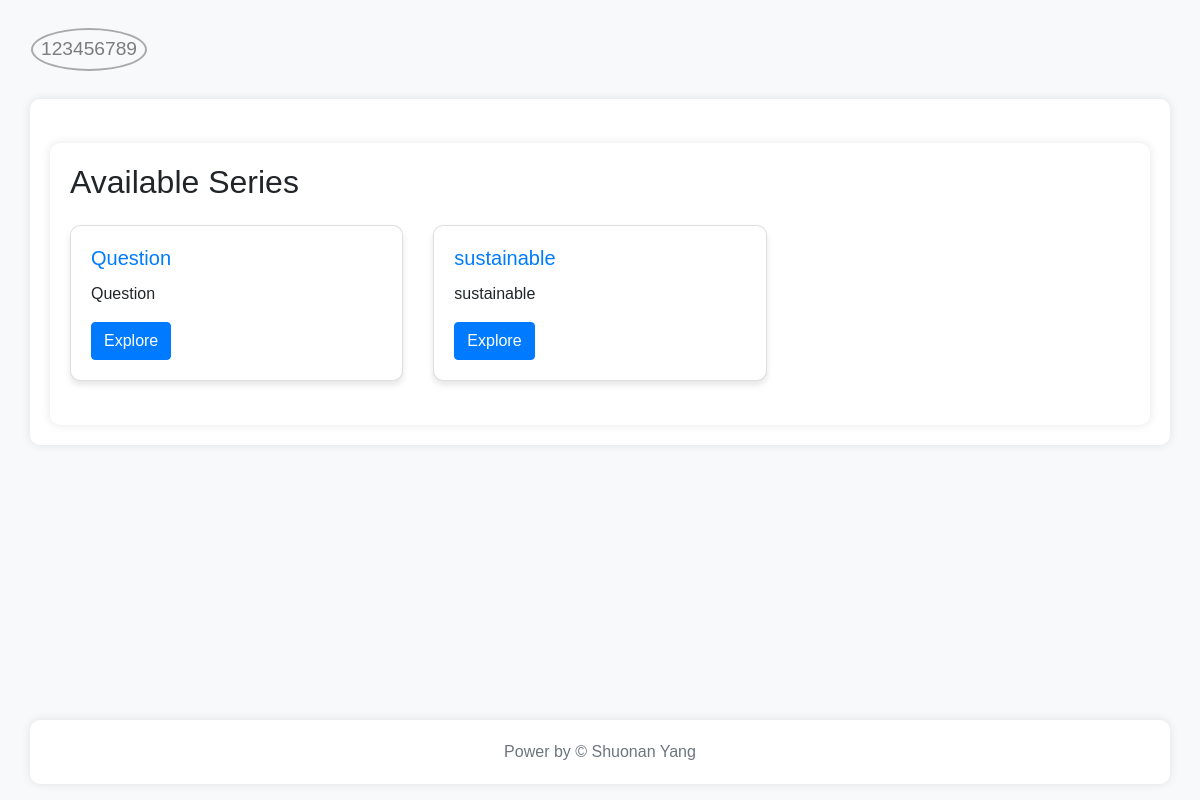
The page /answerquestion/123456789/ (signed in) on the database its author committed.
### usersinformation/models.py (models this page shows, shortened)
class PlayerProfile(models.Model):
    avatar = models.ImageField(upload_to='avatars/', null=True, blank=True)
    nickname = models.CharField(max_length=255, blank=True)
    email = models.EmailField(blank=True)
    score = models.IntegerField(default=0)
    achievement_count = models.IntegerField(default=0)
    achievements = models.ManyToManyField(Achievement, blank=True, related_name='user')  # 添加多对多关系
    displayed_achievements = models.ManyToManyField(Achievement, related_name='displayed_by_users', blank=True)
    bio = models.TextField(blank=True)
    login_days = models.IntegerField(default=0)
    carbon = models.IntegerField(default=0)
    last_game_start = models.DateTimeField(null=True, blank=True)
    verified_locations_count = models.IntegerField(default=0)
    completed_series = models.ManyToManyField(Series, related_name='completed_by', blank=True)

### answerquestion/models.py (models this page shows, shortened)
class Series(models.Model):
    name = models.CharField(max_length=200)
    description = models.TextField()

### answerquestion/views.py (the view)
# urls.py: path('<str:nickname>/', views.index, name='index'),  # get nickname in url
@login_requiredforuser
def index(request, nickname):
    series_list = Series.objects.all()
    user_profile = get_object_or_404(PlayerProfile, nickname=nickname)
    completed_series_ids = user_profile.completed_series.values_list('id', flat=True)
    series_with_status = []
    for series in series_list:
        series_with_status.append({
            'series': series,
            'is_completed': series.id in completed_series_ids,
        })
    return render(request, 'answerquestion/index.html', {
        'series_with_status': series_with_status,
        'user_nickname': user_profile.nickname,
    })

### decorate.py (called while the page is built)
def login_requiredforuser(f):
    @wraps(f)  # 使用wraps装饰内部函数
    def wrap(request, *args, **kwargs):
        if not request.session.get('is_logged_in'):
            return HttpResponseRedirect('/login/')
        return f(request, *args, **kwargs)
    return wrap

### answerquestion/templates/answerquestion/index.html
{% extends 'answerquestion/base.html' %}
{% block content %}
<div class="container mt-4">
    <h2 class="mb-4">Available Series</h2>
    <div class="row">
        {% for item in series_with_status %}
            <div class="col-md-4 mb-4">
                <div class="card">
                    <div class="card-body">
                        <h5 class="card-title">{{ item.series.name }}</h5>
                        <p class="card-text">{{ item.series.description }}</p>
                        {% if item.is_completed %}
                            <a href="#" class="btn btn-success">Completed</a>
                        {% else %}
                            <a href="{% url 'ans:series_detail' item.series.id user_nickname %}" class="btn btn-primary">Explore</a>
                        {% endif %}
                    </div>
                </div>
            </div>
        {% endfor %}
    </div>
</div>
{% endblock %}

### answerquestion/templates/answerquestion/base.html (shortened to what this page needs)
{% load static %}
<!DOCTYPE html>
<html lang="en">
<head>
    <link rel="stylesheet" href="https://stackpath.bootstrapcdn.com/bootstrap/4.5.2/css/bootstrap.min.css">
    <link rel="stylesheet" href="{% static 'answerquestion/style.css' %}">
</head>
<body>
    <nav class="navbar navbar-expand-lg navbar-light bg-light">
        <div class="container-fluid">
            <div class="collapse navbar-collapse" id="navbarNav">
                <ul class="navbar-nav ms-auto">
                    <li class="nav-item">
                        <span class="nav-link user-nickname">{{ user_nickname }}</span>
                    </li>
                </ul>
            </div>
        </div>
    </nav>
    <div class="container">
        {% block content %}
        {% endblock %}
    </div>
    <footer class="footer mt-auto py-3 bg-light">
        <div class="container">
            <span class="text-muted">Power by © Shuonan Yang</span>
        </div>
    </footer>
</body>
</html>

### answerquestion/static/answerquestion/style.css (style rules this page uses)
body { font-family: 'Arial', sans-serif; margin-top: 20px; background-color: #f8f9fa; }
.card { box-shadow: 0 4px 6px rgba(0, 0, 0, 0.1); border-radius: 10px; }
.card-title { color: #007bff; }
.navbar { margin-bottom: 20px; }
.container { padding-top: 20px; padding-bottom: 20px; padding: 20px; background-color: white; border-radius: 10px; box-shadow: 0 0 10px rgba(0, 0, 0, 0.1); }
.footer { background-color: #f8f9fa; position: fixed; bottom: 0; width: 100%; text-align: center; }

### answerquestion/templates/answerquestion/base.html (style rules this page uses)
.user-nickname { font-size: larger; border: 2px solid #aaa; border-radius: 50%; padding: 5px 10px; margin-right: 10px; }

### rows shown on the page
PlayerProfile: nickname "123456789"
Series: series.name "Question", series.description "Question"
Series: series.name "sustainable", series.description "sustainable"
